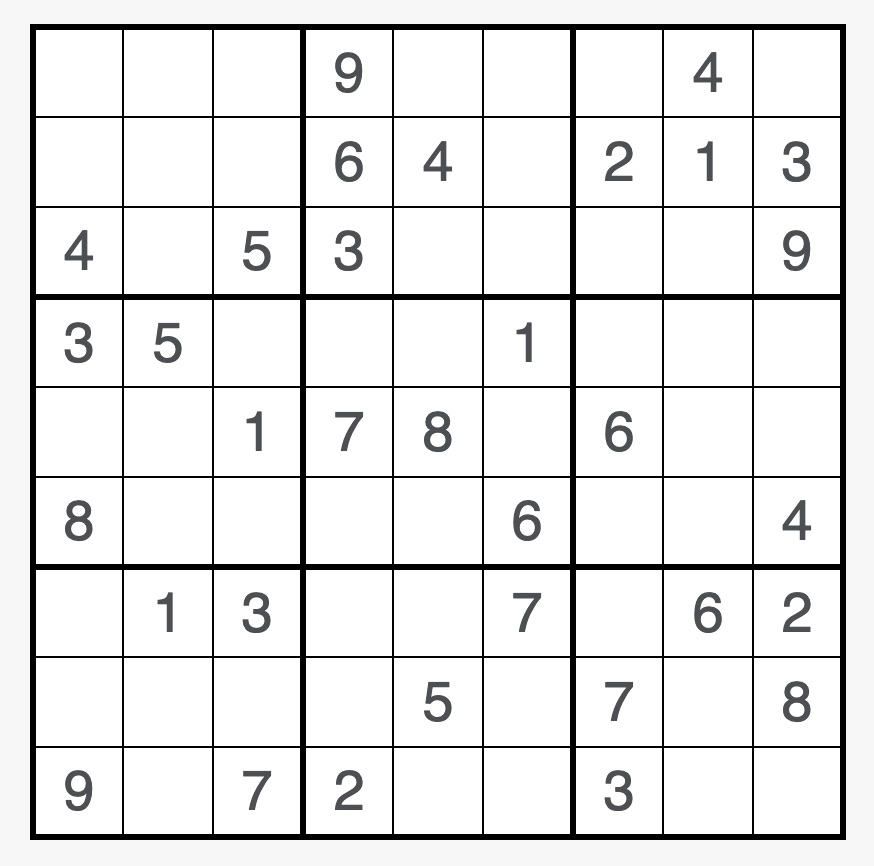
#> input picture sudoku-solver-api/sudoku_images/puzzle1.jpeg, 874 x 866 px
$ python -i preprocess.py   (imports and definitions only)
#> lines starting #> are read from the running program, lines starting #| are printed output that depends on the picture; after the words box and inside, x2 and y2 are one past the last pixel; in counts of white or black regions, pixels touching at a corner belong together
#> further down, picture is the input picture: shape (866, 874, 3); mean B, G, R 231, 230.9, 230.9
import cv2


def preprocess(img):
    grayscale = cv2.cvtColor(img, cv2.COLOR_BGR2GRAY)

    blur = cv2.GaussianBlur(grayscale, (15, 15), 0)
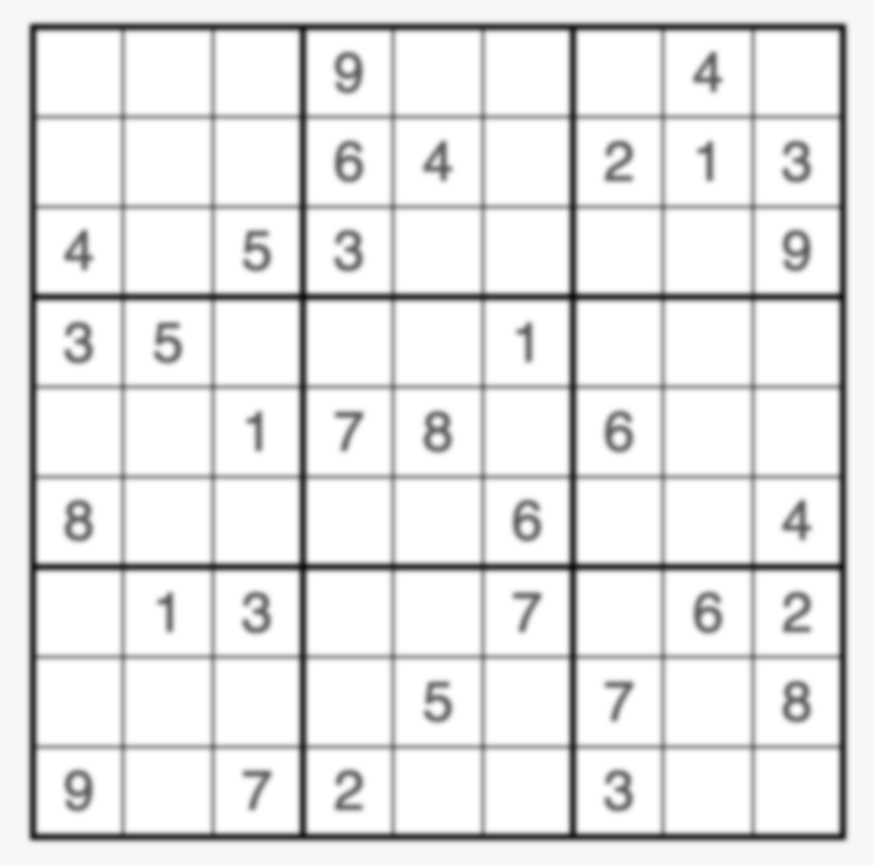
#> blur: shape (866, 874); min 16, max 255, mean 230.9

    thresh = cv2.adaptiveThreshold(
        blur, 255, cv2.ADAPTIVE_THRESH_GAUSSIAN_C, cv2.THRESH_BINARY, 13, 2
    )
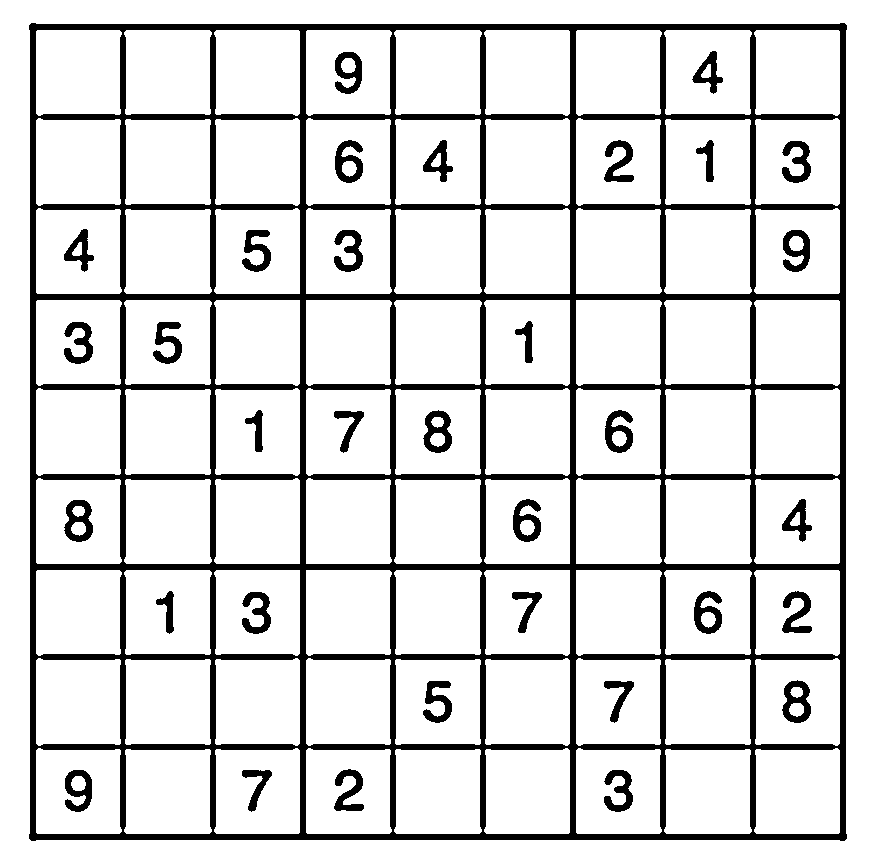
#> thresh: shape (866, 874); 85.4% white; 34 black regions, largest, box (x1, y1, x2, y2) and area: (29, 23, 847, 841) 91644, (64, 500, 93, 542) 694, (782, 680, 811, 723) 693

    invert = cv2.bitwise_not(thresh)

    kernel = cv2.getStructuringElement(cv2.MORPH_RECT, (2, 2))

    morph = cv2.morphologyEx(invert, cv2.MORPH_OPEN, kernel)
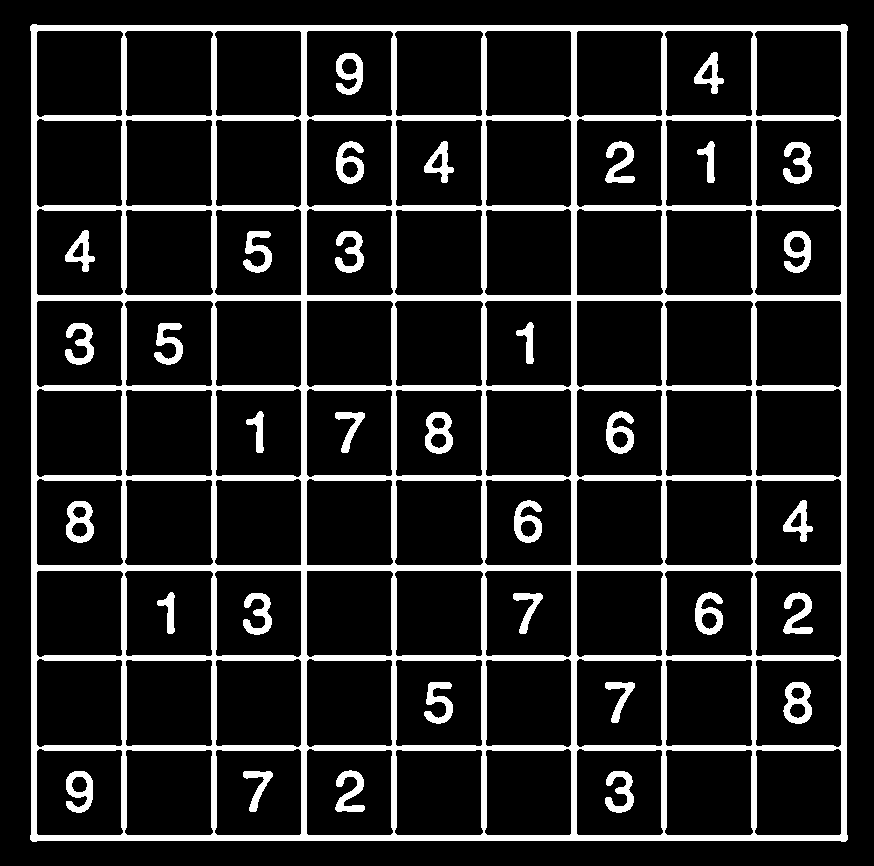
#> morph: shape (866, 874); 14.6% white; 34 white regions, largest, box (x1, y1, x2, y2) and area: (30, 24, 848, 842) 91644, (66, 501, 94, 543) 692, (783, 682, 812, 724) 692

    result = cv2.dilate(morph, kernel, iterations=1)
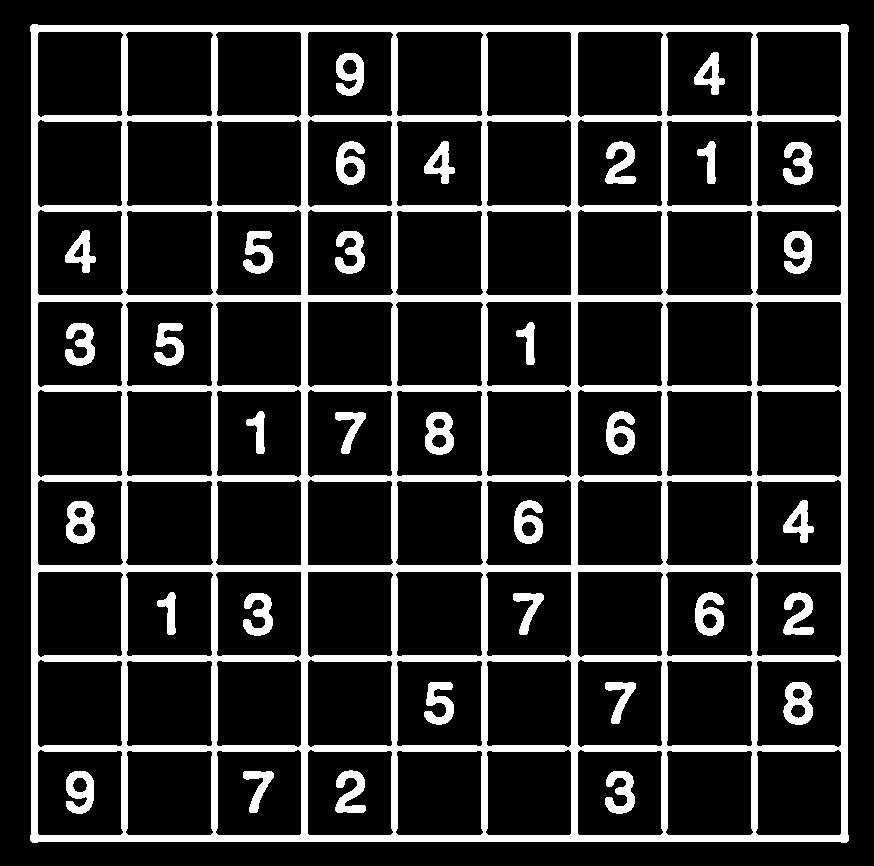
#> result: shape (866, 874); 17.2% white; 34 white regions, largest, box (x1, y1, x2, y2) and area: (30, 24, 849, 843) 107388, (783, 682, 813, 725) 822, (66, 501, 95, 544) 821

    return result

>>> import cv2
>>> picture = cv2.imread('../../sudoku-solver-api/sudoku_images/puzzle1.jpeg')
>>> result = preprocess(picture)

$ run again, on sudoku-solver-api/sudoku_images/puzzle2.jpeg
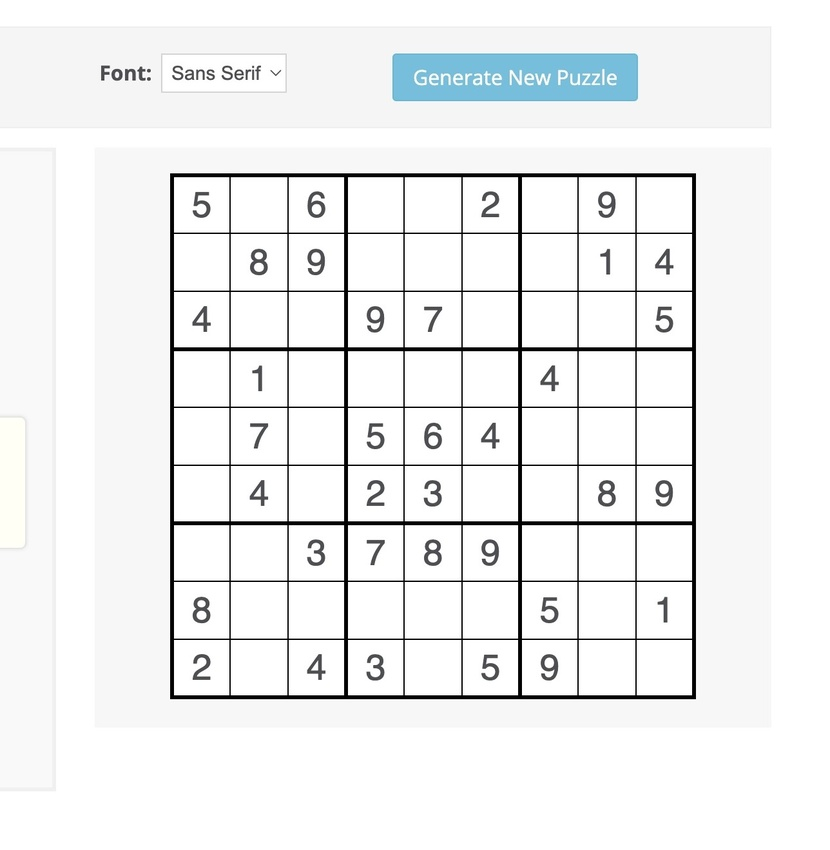
#> input picture sudoku-solver-api/sudoku_images/puzzle2.jpeg, 830 x 850 px, shrunk from 1288 x 1319 before the run
#> picture is the input picture: shape (850, 830, 3); mean B, G, R 240.8, 240.4, 239.3
#> in preprocess, `thresh = cv2.adaptiveThreshold( blur, 255, cv2.ADAPTIVE_THRESH_GAUSSIA..`:
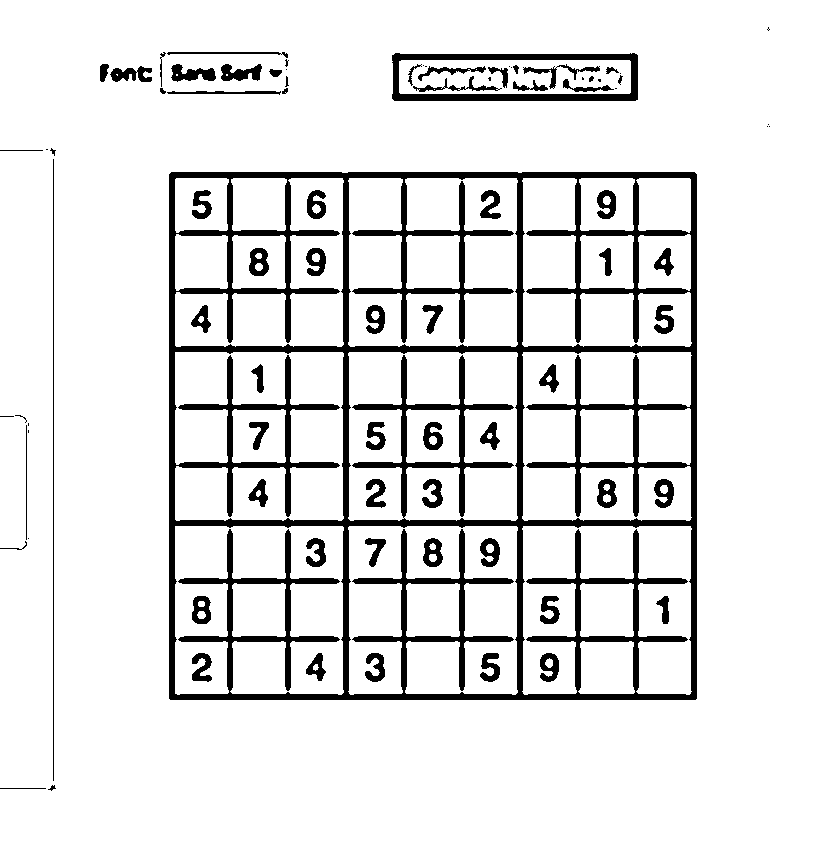
#> thresh: shape (850, 830); 89.2% white; 87 black regions (21 under 20 px), largest, box (x1, y1, x2, y2) and area: (169, 172, 697, 700) 56293, (392, 53, 638, 101) 3648, (53, 159, 54, 781) 622
#> morph: shape (850, 830); 10.6% white; 90 white regions (17 under 20 px), largest, box (x1, y1, x2, y2) and area: (170, 173, 698, 701) 38855, (393, 54, 639, 102) 3646, (528, 531, 688, 692) 3473
#> in preprocess, `result = cv2.dilate(morph, kernel, iterations=1)`:
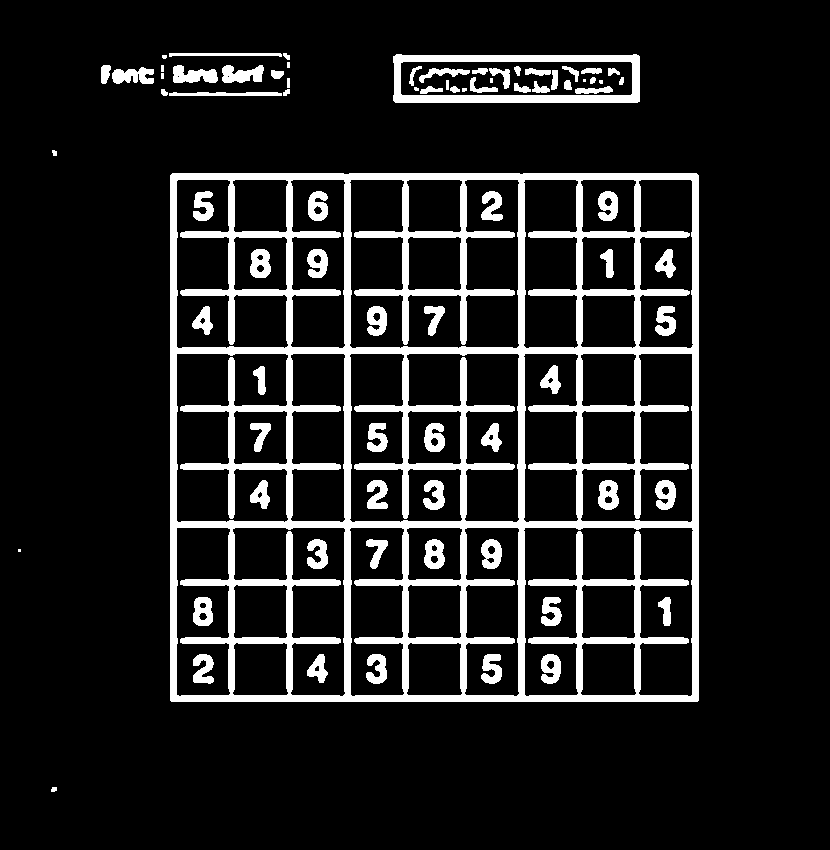
#> result: shape (850, 830); 12.6% white; 80 white regions (9 under 20 px), largest, box (x1, y1, x2, y2) and area: (170, 173, 699, 702) 66303, (393, 54, 640, 103) 4208, (173, 65, 218, 83) 549
